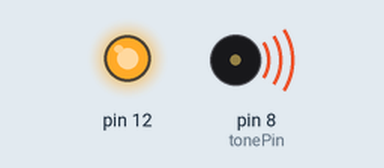
This sketch was run on a simulated Arduino Uno, built with avr-gcc and run on an emulated ATmega328P. Parts: output pins drawn as LEDs (lit = HIGH), buzzer (waves = sounding).

Above: at 0.9 s.
At 6.15 s:
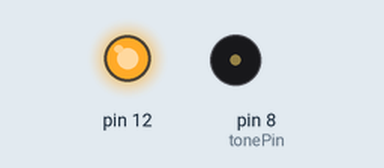
At 10.6 s:
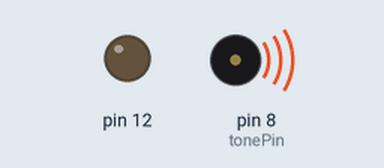
At 13.9 s:
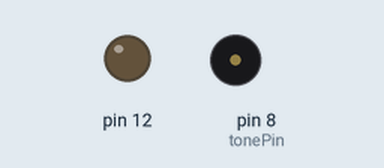
Timing chart, 0 to 14.3 s (numbered marks = the images above):
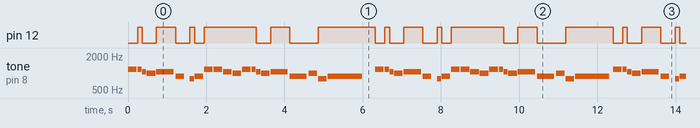

Measured:
- by itself, pin 12: moves between LOW and HIGH, repeating every 12.4 s
- by itself, tone on pin 8 (tonePin): plays 1174 Hz for 0.22 s, 1174 Hz for 0.11 s, 1046 Hz for 0.11 s, 987 Hz for 0.22 s, 1046 Hz for 0.44 s, 880 Hz for 0.22 s … (441 notes in this stretch)

The sketch:

was_wollen_arduino.ino
```cpp
void setup() {
  pinMode(12, OUTPUT);
}

void loop() {
  int tonePin = 8; // Replace with your desired tone pin number
  was_wollen(tonePin);
}

void was_wollen(int tonePin) {
    tone(tonePin, 1174, 218.597615625);
    delay(243.9025);
    digitalWrite(12, HIGH);
    tone(tonePin, 1174, 108.841490625);
    delay(121.95125);
    digitalWrite(12, LOW);
    tone(tonePin, 1046, 108.841490625);
    delay(121.95125);
    digitalWrite(12, LOW);
    tone(tonePin, 987, 218.597615625);
    delay(243.9025);
    digitalWrite(12, HIGH);
    tone(tonePin, 1046, 438.109865625);
    delay(487.805);
    digitalWrite(12, LOW);
    tone(tonePin, 880, 218.597615625);
    delay(365.85375);
    digitalWrite(12, HIGH);
    tone(tonePin, 783, 108.841490625);
    delay(121.95125);
    digitalWrite(12, LOW);
    tone(tonePin, 880, 218.597615625);
    delay(243.9025);
    digitalWrite(12, HIGH);
    tone(tonePin, 1174, 218.597615625);
    delay(243.9025);
    digitalWrite(12, HIGH);
    tone(tonePin, 1174, 218.597615625);
    delay(243.9025);
    digitalWrite(12, HIGH);
    tone(tonePin, 1046, 218.597615625);
    delay(243.9025);
    digitalWrite(12, HIGH);
    tone(tonePin, 987, 218.597615625);
    delay(243.9025);
    digitalWrite(12, HIGH);
    tone(tonePin, 1174, 218.597615625);
    delay(243.9025);
    digitalWrite(12, HIGH);
    tone(tonePin, 1174, 108.841490625);
    delay(121.95125);
    digitalWrite(12, LOW);
    tone(tonePin, 1046, 108.841490625);
    delay(121.95125);
    digitalWrite(12, LOW);
    tone(tonePin, 987, 218.597615625);
    delay(243.9025);
    digitalWrite(12, HIGH);
    tone(tonePin, 1046, 438.109865625);
    delay(487.805);
    digitalWrite(12, LOW);
    tone(tonePin, 880, 438.109865625);
    delay(487.805);
    digitalWrite(12, LOW);
    tone(tonePin, 987, 218.597615625);
    delay(243.9025);
    digitalWrite(12, HIGH);
    tone(tonePin, 783, 218.597615625);
    delay(243.9025);
    digitalWrite(12, HIGH);
    tone(tonePin, 880, 877.134365625);
    delay(1219.5125);
    digitalWrite(12, LOW);
    tone(tonePin, 1174, 218.597615625);
    delay(243.9025);
    digitalWrite(12, HIGH);
    tone(tonePin, 1174, 108.841490625);
    delay(121.95125);
    digitalWrite(12, LOW);
    tone(tonePin, 1046, 108.841490625);
    delay(121.95125);
    digitalWrite(12, LOW);
    tone(tonePin, 987, 218.597615625);
    delay(243.9025);
    digitalWrite(12, HIGH);
    tone(tonePin, 1046, 438.109865625);
    delay(487.805);
    digitalWrite(12, LOW);
    tone(tonePin, 880, 218.597615625);
    delay(365.85375);
    digitalWrite(12, HIGH);
    tone(tonePin, 783, 108.841490625);
    delay(121.95125);
    digitalWrite(12, LOW);
    tone(tonePin, 880, 218.597615625);
    delay(243.9025);
    digitalWrite(12, HIGH);
    tone(tonePin, 1174, 218.597615625);
    delay(243.9025);
    digitalWrite(12, HIGH);
    tone(tonePin, 1174, 218.597615625);
    delay(243.9025);
    digitalWrite(12, HIGH);
    tone(tonePin, 1046, 218.597615625);
    delay(243.9025);
    digitalWrite(12, HIGH);
    tone(tonePin, 987, 218.597615625);
    delay(243.9025);
    digitalWrite(12, HIGH);
    tone(tonePin, 1174, 218.597615625);
    delay(243.9025);
    digitalWrite(12, HIGH);
    tone(tonePin, 1174, 108.841490625);
    delay(121.95125);
    digitalWrite(12, LOW);
    tone(tonePin, 1046, 108.841490625);
    delay(121.95125);
    digitalWrite(12, LOW);
    tone(tonePin, 987, 218.597615625);
    delay(243.9025);
    digitalWrite(12, HIGH);
    tone(tonePin, 1046, 438.109865625);
    delay(487.805);
    digitalWrite(12, LOW);
    tone(tonePin, 880, 438.109865625);
    delay(487.805);
    digitalWrite(12, LOW);
    tone(tonePin, 987, 218.597615625);
    delay(243.9025);
    digitalWrite(12, HIGH);
    tone(tonePin, 783, 218.597615625);
    delay(243.9025);
    digitalWrite(12, HIGH);
    tone(tonePin, 880, 877.134365625);
    delay(974.593739583);
    digitalWrite(12, LOW);
}
```
